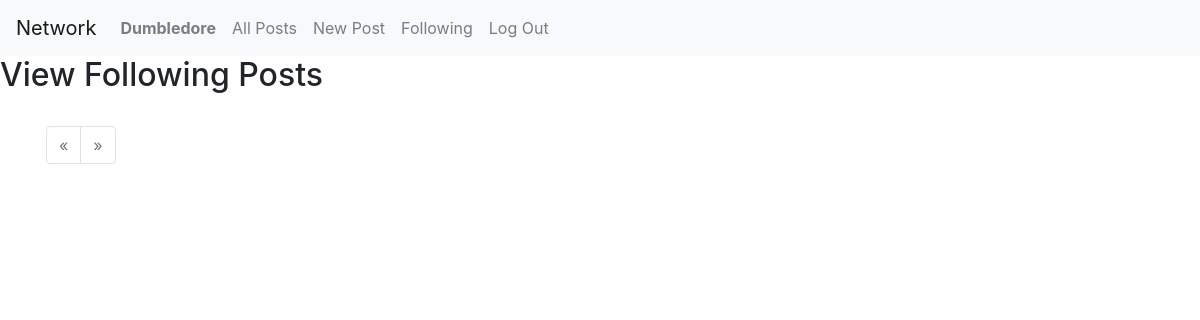
The app's page /following (signed in), older data.
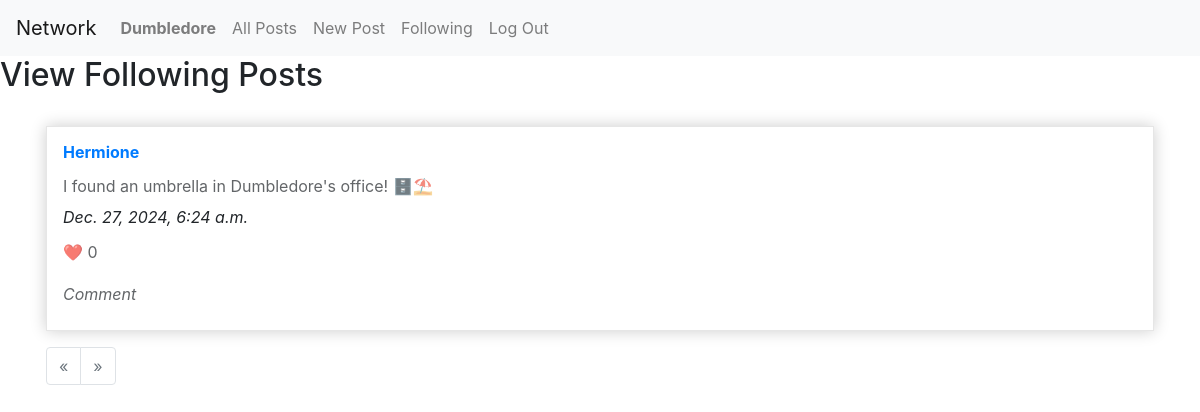
The same page, newer data.
### network/models.py (models this page shows)
class Post(models.Model):
    user = models.ForeignKey("User", on_delete=models.CASCADE, related_name="posts")
    content = models.TextField()
    date = models.DateTimeField(auto_now_add=True)
    likes = models.ManyToManyField("User", related_name="liked_posts", blank=True)
    like = models.IntegerField(blank=True, null=True)

class User(AbstractUser):
    pass

### network/views.py (the view)
# urls.py: path("following", views.following, name="following"),
def following(request):
    current_user = request.user
    current_user_id = request.user.id
    posts = Post.objects.all().filter().order_by("-date")
    posts = Paginator(posts, 10)
    page_number = request.GET.get('page')
    posts = posts.get_page(page_number)
    posts_following = []
    for post in posts:
        if Follow.objects.filter(user=post.user, following=current_user).exists():
            posts_following.append(post)
    return render(request, "network/following.html", {
        "posts_following": posts_following
    })

### network/templates/network/following.html (shortened to what this page needs)
{% extends "network/layout.html" %}
{% load static %}
{% block body %}
  <h2>View Following Posts</h2>
  <div class="container">
      {% for post in posts_following %}
        <div class="card-post">
          <h3><a href="{% url 'profile' post.user %}">{{post.user}}</a></h3>
          <p>
            {{ post.content }}
          </p>
          <i>{{post.date}}</i>
          <p>❤️ 0</p>
          <p><i>Comment</i></p>
        </div>
      {% endfor %}
      <nav aria-label="Page navigation example">
        <ul class="pagination">
          {% if posts_following.has_previous %}
            <li class="page-item">
              <a class="page-link" href="?page={{ posts_following.previous_page_number }}" aria-label="Previous">
                <span aria-hidden="true">&laquo;</span>
              </a>
            </li>
          {% else %}
            <li class="page-item disabled">
              <a class="page-link" href="#" aria-label="Previous">
                <span aria-hidden="true">&laquo;</span>
              </a>
            </li>
          {% endif %}
          {% if posts_following.has_next %}
            <li class="page-item">
              <a class="page-link" href="?page={{ posts_following.next_page_number }}" aria-label="Next">
                <span aria-hidden="true">&raquo;</span>
              </a>
            </li>
          {% else %}
            <li class="page-item disabled">
              <a class="page-link" href="#" aria-label="Next">
                <span aria-hidden="true">&raquo;</span>
              </a>
            </li>
          {% endif %}
        </ul>
      </nav>
    </div>
  </div>
{% endblock %}

Row changes from the older to the newer data that the page shows:
now on this page (row edited): Post: user "Hermione", content "I found an umbrella in Dumbledore's office! 🗄️⛱", date "Dec. 27, 2024, 6:24 a.m."
